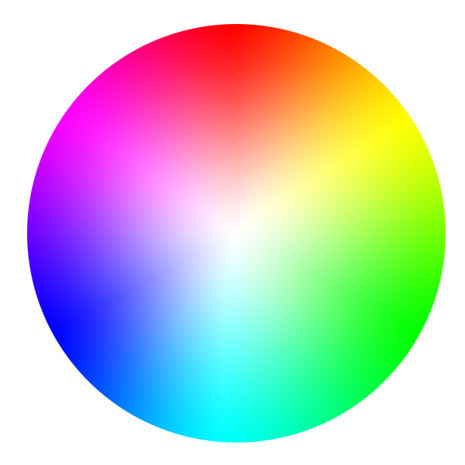
#> input picture colorwheel.jpg, 465 x 465 px
$ python color_space.py
#> lines starting #> are read from the running program, lines starting #| are printed output that depends on the picture
import pathlib
from PIL import Image, ImageCms
import numpy as np


def color_lab(image):
#> called with image = '../colorwheel.jpg'
    im = Image.open(image).convert('RGB')
#> im is the input picture: PIL image 465x465 RGB; mean R, G, B 196.7, 201.1, 198.2
    srgb_p = ImageCms.createProfile("sRGB")
    lab_p = ImageCms.createProfile("LAB")

    rgb2lab = ImageCms.buildTransformFromOpenProfiles(srgb_p, lab_p, "RGB", "LAB")
    Lab = ImageCms.applyTransform(im, rgb2lab)
#> Lab: PIL image 465x465 LAB; mean of channels 0, 1, 2 215, 86.1, 80
    # lab is the image in colourspace

    L, a, b = Lab.split()
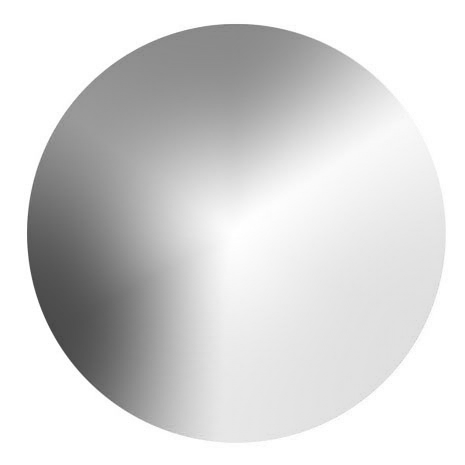
#> L: PIL image 465x465 L; min 63, max 255, mean 215
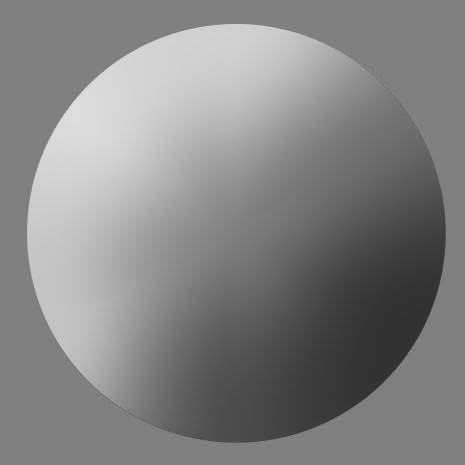
#> a: PIL image 465x465 L; min 49, max 222, mean 132.1
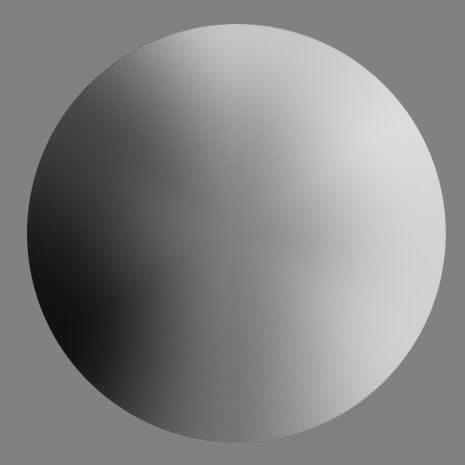
#> b: PIL image 465x465 L; min 16, max 221, mean 131.6

    # L.save('L.png')
    # a.save('a.png')
    # b.save('b.png')

    return L, a, b

L,a,b = color_lab('../colorwheel.jpg')
L.save('L.png')
